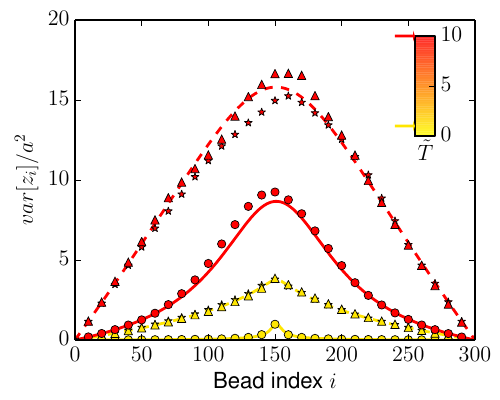

Recreate this plot in Python.
import numpy as np
import matplotlib.pyplot as plt
import matplotlib.colors as colors
import matplotlib.colorbar as colorbar
import matplotlib.cm as cmx
from theory import *

fig = plt.figure(0,figsize=(5,4))
plt.rc('text',usetex = True)
font = {'family' : 'sans-serif',
        'serif'  : 'Helvetica',
        'weight' : 'normal',
        'size'   : 16 }
plt.rc('lines', lw=2)
plt.rc('font', **font)

fig.subplots_adjust(left=0.15, right =0.95,\
        bottom=0.15, top =0.95, wspace=0.25)

sp = fig.add_subplot(111)

N = 300
index = np.arange(0,N)
dataDir = './'


Teff = [2,20]
# cMap = plt.get_cmap('gist_heat_r')
cMap = plt.get_cmap('autumn_r')
cNorm = colors.Normalize(vmin = 0, vmax = max(Teff))
scalarMap = cmx.ScalarMappable(norm = cNorm, cmap = cMap)
for T in Teff:
    fileName = dataDir + 'MD_N'+str(N)+'_T'+str(T)+'_xyz_varxyz.dat'
    data = np.loadtxt(fileName)
    colorVar = scalarMap.to_rgba(T)
    line, = sp.plot(index,z_var(index,N,int(T)),color=colorVar)
    sp.plot(index[::10],data[::10,3],'o',color=colorVar)
    line, = sp.plot(index,xy_var(index,N,int(T))/2.,'--',color=colorVar)
    sp.plot(index[::10],data[::10,4],'*',color=colorVar)
    sp.plot(index[::10],data[::10,5],'^',color=colorVar)
    # plot colorbar legend
cax = fig.add_axes([0.83, 0.66, 0.04, 0.25])
fig.text(0.835,0.6, r"$\tilde{T}$")
cb = colorbar.ColorbarBase(cax, cmap = cMap, norm = cNorm)
cb.set_ticks([0,10,20])
cb.set_ticklabels([r'$0$',r'$5$',r'$10$'])
# cb.set_ticklabels([0,25,50])
for T in Teff:
    colorVar = scalarMap.to_rgba(T)
    cax.annotate('', xy=(-0.0, T/float(max(Teff))), xytext=(-1.0, T/float(max(Teff))), arrowprops=dict(facecolor=colorVar,edgecolor='none',width=2.0, headwidth=8.0))

sp.set_xlim([0,300])
sp.set_ylim([0,20])
sp.set_xlabel(r'Bead index $i$')
sp.set_ylabel(r"$var[z_i]/a^2$")

fig.savefig('supfig.pdf')
plt.show()
